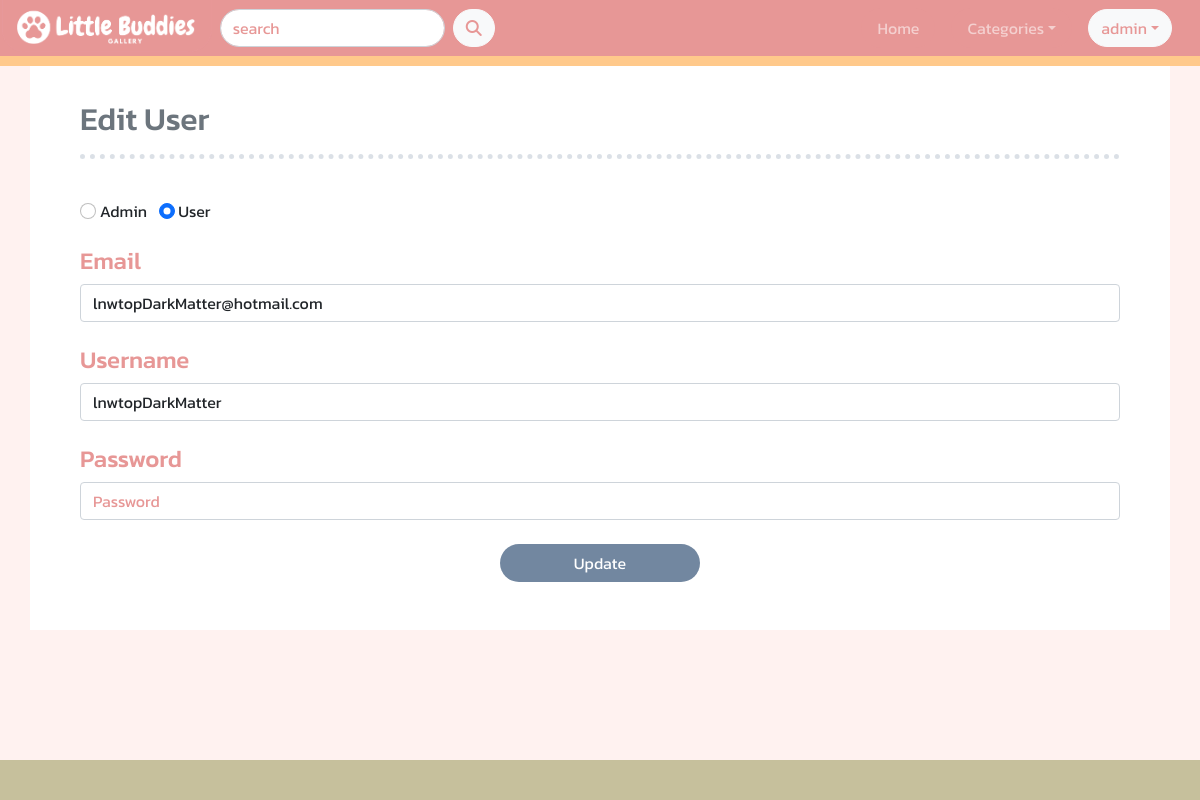
The app's page /edit_user_update.php?updateid=5 (signed in) with its own data.
### tables this page shows
CREATE TABLE `users` (
  `user_id` int(11) NOT NULL,
  `email` varchar(50) NOT NULL,
  `username` varchar(50) NOT NULL,
  `password` varchar(50) NOT NULL,
  `role` enum('ADMIN','USER') NOT NULL
);

### edit_user_update.php (the view, shortened to what this page needs)
<?php
    include('server.php');
?>
<!DOCTYPE html>
<html lang="en">
<head>
    <link rel="stylesheet" href="https://cdn.jsdelivr.net/npm/@fortawesome/fontawesome-free@6.1.1/css/all.css">
    <link href="https://cdn.jsdelivr.net/npm/bootstrap@5.1.3/dist/css/bootstrap.min.css" rel="stylesheet">
    <link rel="stylesheet" href="styles.css">
</head>
<body>
    <nav class="navbar navbar-expand-sm navbar-dark navbar-bg-pink fixed-top">
        <div class="container-fluid">
            <a href="index.php" class="navbar-brand " style="margin: -20px 0px -13px -10px;"><img src="images/logo-nav.png" height="55px"></a>
            <div class="collapse navbar-collapse" id="navbarToggle">
                <form class="d-flex" action="search.php" method="GET">
                    <input class="form-control rounded-pill ms-2 me-2" placeholder="search" type="text" name="search">
                    <button class="btn btn-light rounded-pill text-pink" type="submit">
                        <i class="fa-solid fa-magnifying-glass"></i>
                    </button>
                  </form>
                <ul class="navbar-nav ms-auto d-flex align-items-center">
                    <li class="nav-item ">
                        <a href="index.php" class="nav-link rounded-pill ms-2 me-2 px-3">Home</a>
                    </li>
                    <li class="nav-item dropdown">
                        <a class="nav-link btn-pink2 dropdown-toggle rounded-pill ms-2 me-2 px-3" data-bs-toggle="dropdown">Categories</a>
                    </li>
                    <?php if( $_SESSION['logged_in']): ?>
                        <li class="nav-item dropdown">
                            <button class="btn btn-light rounded-pill text-pink ms-2 me-3 dropdown-toggle" data-bs-toggle="dropdown"><?php echo $_SESSION['username'];?></button>
                        </li>
                    <?php endif; ?>
                </ul>
            </div>
        </div>
    </nav>
    <?php
        $updateid = $_GET['updateid'];
        $sql = "SELECT * FROM users WHERE user_id = '$updateid'";
        $result = $conn->query($sql);
        $row = $result->fetch_assoc();
    ?>
    <div class="container"><h2 class="text-secondary">Edit User</h2><hr><br>
        <div class="col-sm-12">
            <form method = "post">
                <div class="form-group">
                            <input type="radio" class="form-check-input " name="role" value="ADMIN" checked>
                            <label class="form-check-label me-2">Admin</label>
                            <input type="radio" class="form-check-input" name="role" value="USER" checked>
                            <label class="form-check-label">User</label>
                </div><br>
                <div class="form-group">
                    <h4 class="text-pink">Email</h4>
                    <input type="text" class="form-control" name ="new_email" placeholder="Email" value=<?php echo $row['email'];?>>
                </div>
                <div class="form-group"><br>
                    <h4 class="text-pink">Username</h4>
                    <input type="text" class="form-control" name ="new_username" placeholder="Username" value=<?php echo $row['username'];?>>
                </div>
                <div class="form-group"><br>
                    <h4 class="text-pink">Password</h4>
                    <input type="password" class="form-control" name ="new_password" placeholder="Password">
                </div>
                <br>
                <div class="col-sm-12 d-flex justify-content-center ">
                    <button class="btn btn-blue btn-long rounded-pill mb-5 " type="submit" name="edit_user">Update</button>
                </div>
            </form>
        </div>
    </div>
    <div class="footer footer-green fixed-bottom"></div>
</body>
</html>

### styles.css (style rules this page uses)
.navbar { transition: all 0.5s; }
.navbar-bg-pink { border-bottom: 10px solid #FFC98B; background-color: #E79796; }
a.nav-link:link, a.nav-link:visited { background-color: #E79796; text-decoration: none; }
body { background-color: #FFF2F0; margin-bottom: 40px; font-family: 'Kanit', sans-serif; }
.container { margin-top: 50px; padding: 50px 50px 0px 50px; background-color: white; }
hr { background-color: transparent; border-top: 5px dotted #7287A0; }
.text-pink { color: #E79796; }
.btn-long { width: 200px; }
.btn-blue { color: white; background-color: #7287A0; }
.btn-pink2 { background-color: #E79796; color: white; }
a:link, a:visited { color: black; text-decoration: none; }
.footer-green { height: 40px; background-color: #C6C09c; transition: all 0.5s; }

### records on screen
users: new_email "lnwtopDarkMatter@hotmail.com", new_username "lnwtopDarkMatter"

### other values on screen
$_SESSION['username'] "admin"
